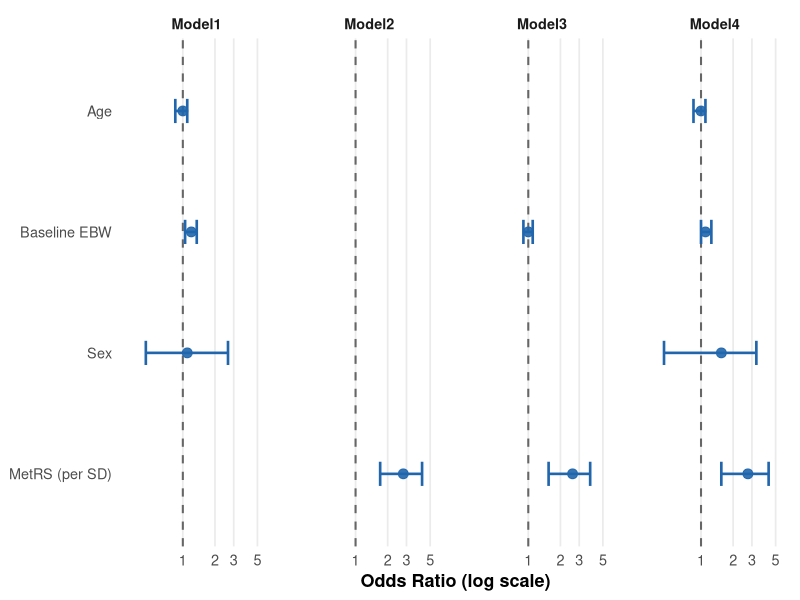

Source code (R):
library(ggplot2)

d = read.csv("data.csv")

# Fix factor order so variables read top-to-bottom as in original
var_order = c("MetRS (per SD)", "Sex", "Baseline EBW", "Age")
d$variable = factor(d$variable, levels = var_order)
d$model    = factor(d$model,    levels = c("Model1", "Model2", "Model3", "Model4"))

p = ggplot(d, aes(x = estimate, y = variable)) +
  geom_vline(xintercept = 1, linetype = "dashed", colour = "grey40", linewidth = 0.7) +
  geom_errorbarh(
    aes(xmin = ci_low, xmax = ci_high),
    height    = 0.2,
    linewidth = 0.9,
    colour    = "#2166AC"
  ) +
  geom_point(
    size   = 3,
    colour = "#2166AC",
    alpha  = 0.9
  ) +
  scale_x_continuous(
    breaks = c(0, 1, 2, 3, 5),
    trans  = "log",
    limits = c(0.3, 6)
  ) +
  facet_wrap(~ model, nrow = 1) +
  labs(
    x = "Odds Ratio (log scale)",
    y = NULL
  ) +
  theme_minimal(base_size = 13) +
  theme(
    panel.grid.minor  = element_blank(),
    panel.grid.major.y = element_blank(),
    strip.text        = element_text(face = "bold"),
    axis.title.x      = element_text(face = "bold"),
    panel.spacing     = unit(1, "lines")
  )

ggsave("plot.png", p, width = 9, height = 3.5, dpi = 800)
